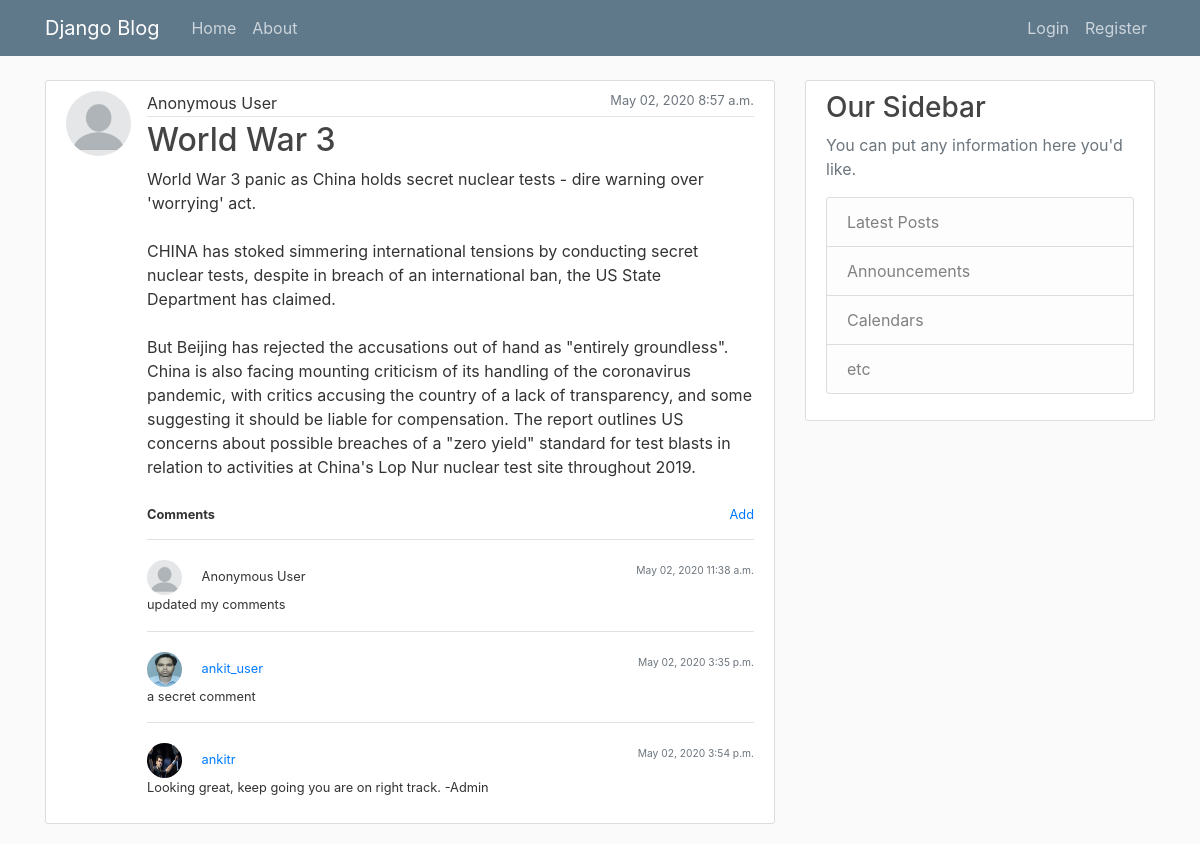
Before: /post/27/ with the older database file.
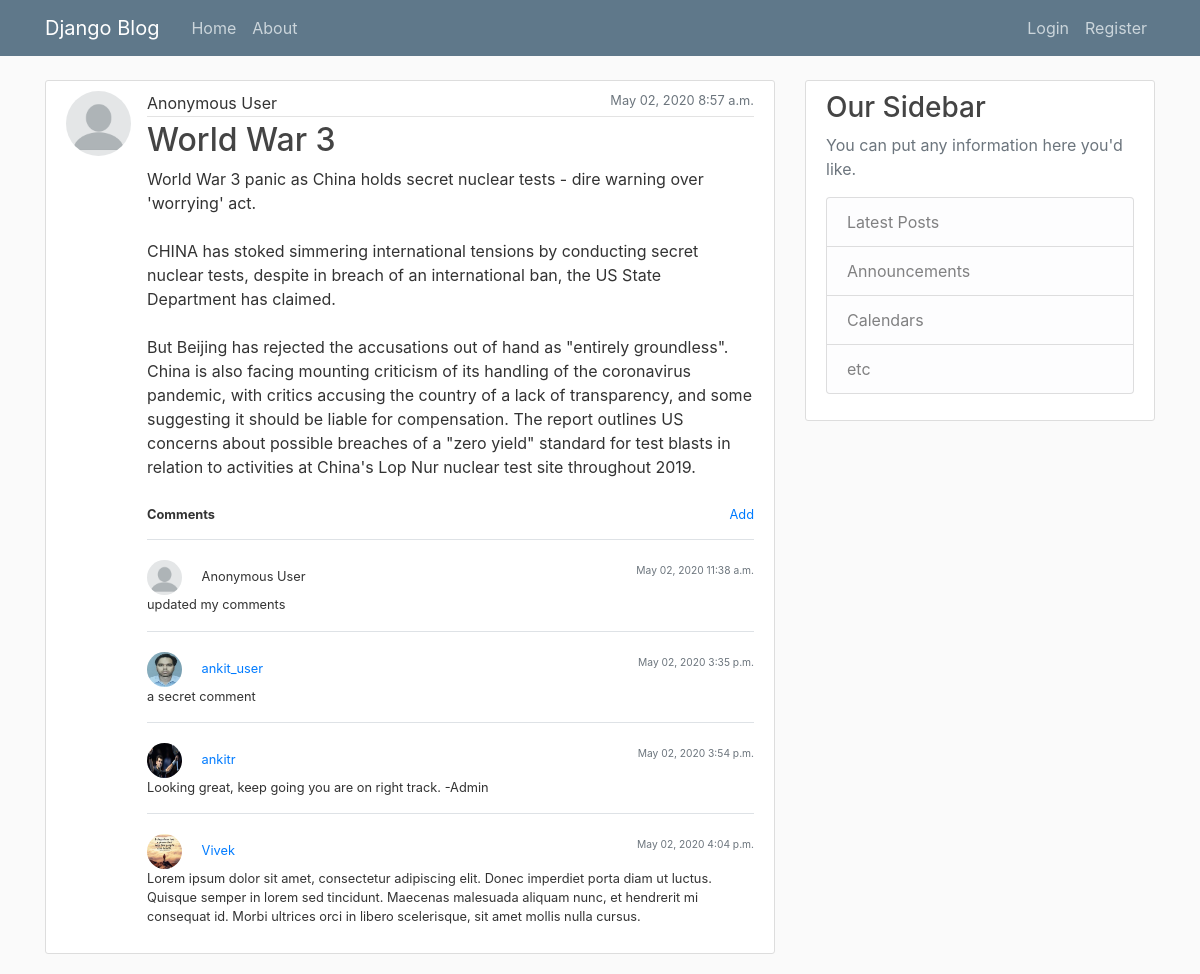
After: the same page with the newer database file.
### blog/models.py (models this page shows, shortened)
class Comment(models.Model):
    content = models.TextField()
    anonymous = models.BooleanField("Comment as Anonymous User", editable=True, default=True)
    date_posted = models.DateTimeField(default=timezone.now)
    author = models.ForeignKey(User, on_delete=models.CASCADE)
    post = models.ForeignKey(Post, on_delete=models.CASCADE, related_name='comments')

### users/models.py (models this page shows, shortened)
class Profile(models.Model):
    user = models.OneToOneField(User, on_delete=models.CASCADE)
    image = models.ImageField(default='default.jpg', upload_to='profile_pics')

### blog/views.py (the view)
# urls.py: path('post/<int:pk>/', PostDetailView.as_view(), name='post-detail'),
class PostDetailView(DetailView):
    model = Post

### blog/templates/blog/post_detail.html
{% extends "blog/base.html" %}
{% block content %}
  {% include 'blog/post_raw.html' with post=object editable=True %}
{% endblock content %}

### blog/templates/blog/post_raw.html (shortened to what this page needs)
<article class="media content-section">
  {% if post.anonymous %}
    <img class="rounded-circle article-img" src="/media/profile_pics/anonymous.png">
  {% else %}
    <img class="rounded-circle article-img" src="{{ post.author.profile.image.url }}">
  {% endif %}
  <div class="media-body full-block">
  <div class="full-block">
    <div class="article-metadata">
        {% if post.anonymous %}
            Anonymous User
        {% else %}
            <a class="mr-2" href="{% url 'user-posts' post.author.username %}">{{ post.author }}</a>
        {% endif %}
      <small class="text-muted" style="float:right;">{{ post.date_posted|date:"F d, Y P" }}</small>
    </div>
    <h2><a class="article-title" href="{% url 'post-detail' post.id %}">{{ post.title }}</a></h2>
    <p class="article-content">{{ post.content }}</p>
  </div>
  <div class="full-block small padding-top-10">
      <div class="float-left " style="font-weight: bold" >Comments</div>
      <div class="float-right">
          <a href="{% url 'post-comment-create' post_id=post.id %}">Add</a>
      </div>
  </div>
  <br>
  {% if post.comments.all  %}
    <div class="full-block padding-top-10">
      {% for comment in post.comments.all %}
        {% include 'blog/comment_detail.html' with comment=comment editable=True %}
      {% endfor %}
    </div>
  {% endif %}
  </div>
</article>

### blog/templates/blog/comment_detail.html (shortened to what this page needs)
<div class="float-left full-block padding-top-20 border-top">
    <div class="small float-left full-block">
        <div class="float-left">
        {% if comment.anonymous %}
            <img class="rounded-circle comment-img" src="/media/profile_pics/anonymous.png">
            Anonymous User
        {% else %}
            <img class="rounded-circle comment-img" src="{{ comment.author.profile.image.url }}">
            <a class="mr-2" href="{% url 'user-posts' comment.author.username %}">{{ comment.author }}</a>
        {% endif %}
        </div>
        <div class="float-right">
            <small class="text-muted" styl    e="float:right;">{{ comment.date_posted|date:"F d, Y P" }}</small>
        </div>
    </div>
    <p class="small">{{ comment.content }}</p>
</div>

Changed rows visible on the page:
added Comment: author.profile.image (placeholder picture), author "Vivek", date_posted "May 02, 2020 4:04 p.m.", content "Lorem ipsum dolor sit amet, consectetur adipiscing elit. Donec imperdiet porta diam ut luctus. Quisque semper in lorem sed tincidunt. Maecenas malesuada aliquam nunc, et hendrerit mi consequat id. Morbi ultrices orci in libero scelerisque, sit amet mollis nulla cursus."
